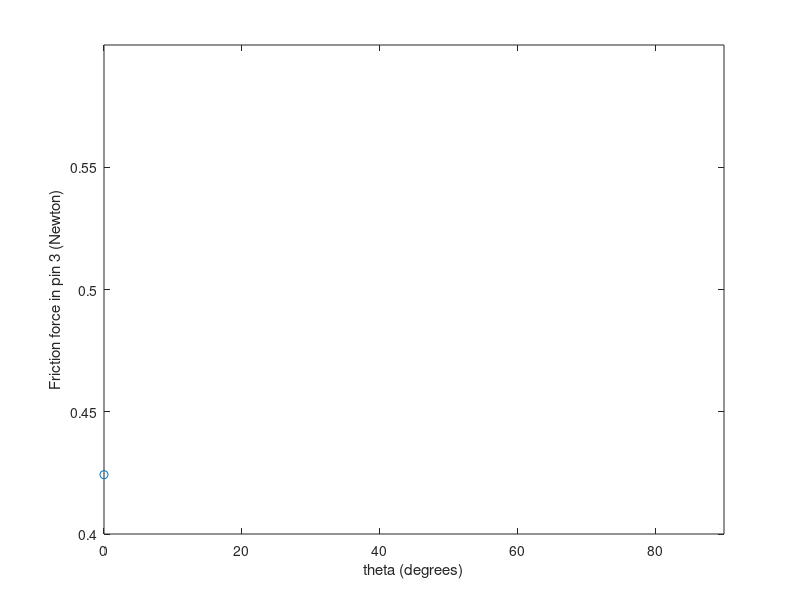

Write MATLAB code to recreate this figure.
% Constants
r = 150         % milimeters
h = 120         % milimeters
L_12 = 100      % milimeters

% Variables
theta = deg2rad(0)          % degrees
phi = deg2rad(45)           % degrees
F_n = 1.5                   % Newton
mu = 0.4                    % Friction coefficient between copper and silicon (approximately)

% Solve matrix to get F1, F2 and F3 
M_1 = [0 0 cos(theta); 1 1 -sin(theta) ; L_12 0 (-cos(theta)*(r*sin(theta) + h) + sin(theta)*(r*cos(theta) - 0.5*L_12))];
M_2 = F_n * [cos(phi) ; sin(phi) ; (-cos(phi)*(r*sin(phi) + h) + sin(phi)*(0.5*L_12 + r*cos(phi)))];
F_123 = linsolve(M_1,M_2)
F_1 = F_123(1)
F_2 = F_123(2)
F_3 = F_123(3)

% Friction force
F_3_friction = F_3 * mu
plot(rad2deg(theta),F_3_friction,'o')
xlim([0 90])
ylim([0.4 0.6])
xlabel('theta (degrees)')
ylabel('Friction force in pin 3 (Newton)')
hold on
